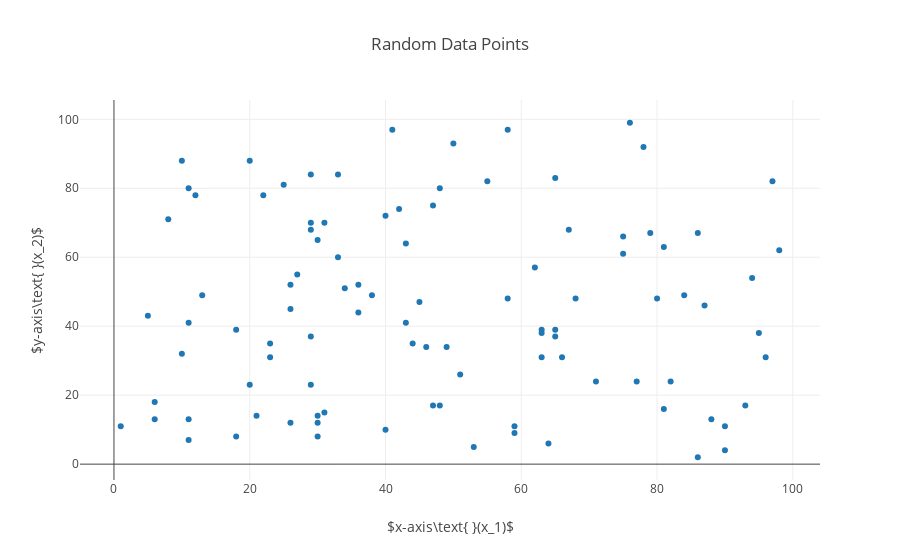

This figure's notebook cell:
### Markdown cell above
Now let's plot the random points on a graph

### Code cell
# Create scatter plot points using the random points created above
# All x-coordinates go into one array and all y-coordinates into another
graphPoints = go.Scatter(
    x = [point.X for point in points],
    y = [point.Y for point in points],
    mode = 'markers',
    marker = dict(
        symbol = 'circle'
    ),
    name = 'Random Data'
    
)

layout = go.Layout(
    title='Random Data Points',
    xaxis=dict(
        title='$x-axis\\text{ }(x_1)$'
    ),
    yaxis=dict(
        title='$y-axis\\text{ }(x_2)$'
    )
)

fig = go.Figure(data=[graphPoints], layout=layout)
plt.iplot(fig)

### Figure 1 — Plotly figure (JSON) as saved in the notebook; plotly's stock layout.template omitted (floating-point values rounded to 4 significant figures)
{"data": [{"marker": {"symbol": "circle"}, "mode": "markers", "name": "Random Data", "type": "scatter", "uid": "20a892cf-4bec-412a-89ed-19ff99d56d3c", "x": [11, 97, 11, 29, 23, 78, 44, 18, 40, 55, 63, 48, 43, 45, 95, 42, 62, 36, 29, 65, 58, 47, 48, 5, 88, 64, 75, 86, 41, 84, 6, 29, 96, 51, 86, 27, 31, 46, 11, 25, 93, 67, 75, 59, 30, 31, 29, 59, 47, 30, 71, 65, 80, 34, 65, 63, 26, 1, 66, 26, 30, 29, 87, 6, 81, 90, 43, 63, 10, 53, 94, 11, 36, 21, 33, 33, 20, 13, 90, 50, 20, 40, 77, 8, 81, 82, 12, 49, 18, 68, 23, 26, 22, 30, 58, 98, 38, 76, 10, 79], "y": [41, 82, 80, 70, 31, 92, 35, 39, 10, 82, 39, 17, 64, 47, 38, 74, 57, 52, 68, 37, 48, 17, 80, 43, 13, 6, 61, 67, 97, 49, 18, 84, 31, 26, 2, 55, 15, 34, 7, 81, 17, 68, 66, 11, 8, 70, 23, 9, 75, 65, 24, 39, 48, 51, 83, 31, 12, 11, 31, 52, 12, 37, 46, 13, 63, 11, 41, 38, 88, 5, 54, 13, 44, 14, 84, 60, 88, 49, 4, 93, 23, 72, 24, 71, 16, 24, 78, 34, 8, 48, 35, 45, 78, 14, 97, 62, 49, 99, 32, 67]}], "layout": {"autosize": true, "title": "Random Data Points", "xaxis": {"autorange": true, "range": [-4.716, 103.7], "title": "$x-axis\\text{ }(x_1)$", "type": "linear"}, "yaxis": {"autorange": true, "range": [-5.105, 106.1], "title": "$y-axis\\text{ }(x_2)$", "type": "linear"}}}
